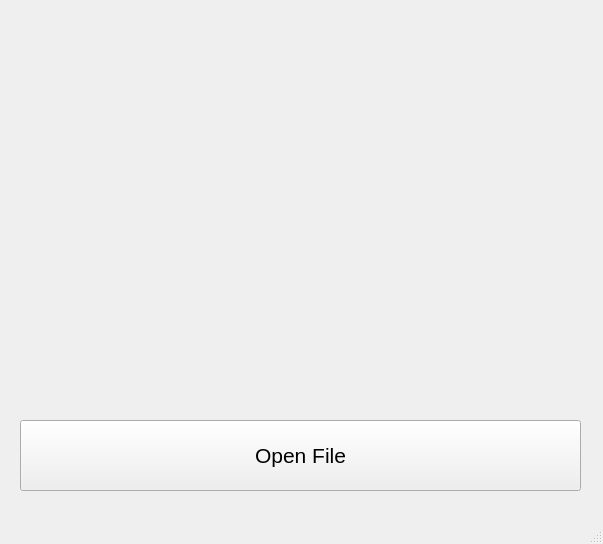
<?xml version="1.0" encoding="UTF-8"?>
<ui version="4.0">
 <class>MainWindow</class>
 <widget class="QMainWindow" name="MainWindow">
  <property name="geometry">
   <rect>
    <x>0</x>
    <y>0</y>
    <width>603</width>
    <height>544</height>
   </rect>
  </property>
  <property name="windowTitle">
   <string>MainWindow</string>
  </property>
  <widget class="QWidget" name="centralwidget">
   <widget class="QPushButton" name="pushButton">
    <property name="geometry">
     <rect>
      <x>20</x>
      <y>420</y>
      <width>561</width>
      <height>71</height>
     </rect>
    </property>
    <property name="font">
     <font>
      <pointsize>16</pointsize>
     </font>
    </property>
    <property name="text">
     <string>Open File</string>
    </property>
   </widget>
   <widget class="QLabel" name="label">
    <property name="geometry">
     <rect>
      <x>20</x>
      <y>20</y>
      <width>561</width>
      <height>381</height>
     </rect>
    </property>
    <property name="text">
     <string/>
    </property>
    <property name="alignment">
     <set>Qt::AlignCenter</set>
    </property>
   </widget>
  </widget>
  <widget class="QMenuBar" name="menubar">
   <property name="geometry">
    <rect>
     <x>0</x>
     <y>0</y>
     <width>603</width>
     <height>21</height>
    </rect>
   </property>
  </widget>
  <widget class="QStatusBar" name="statusbar"/>
 </widget>
 <resources/>
 <connections/>
</ui>
